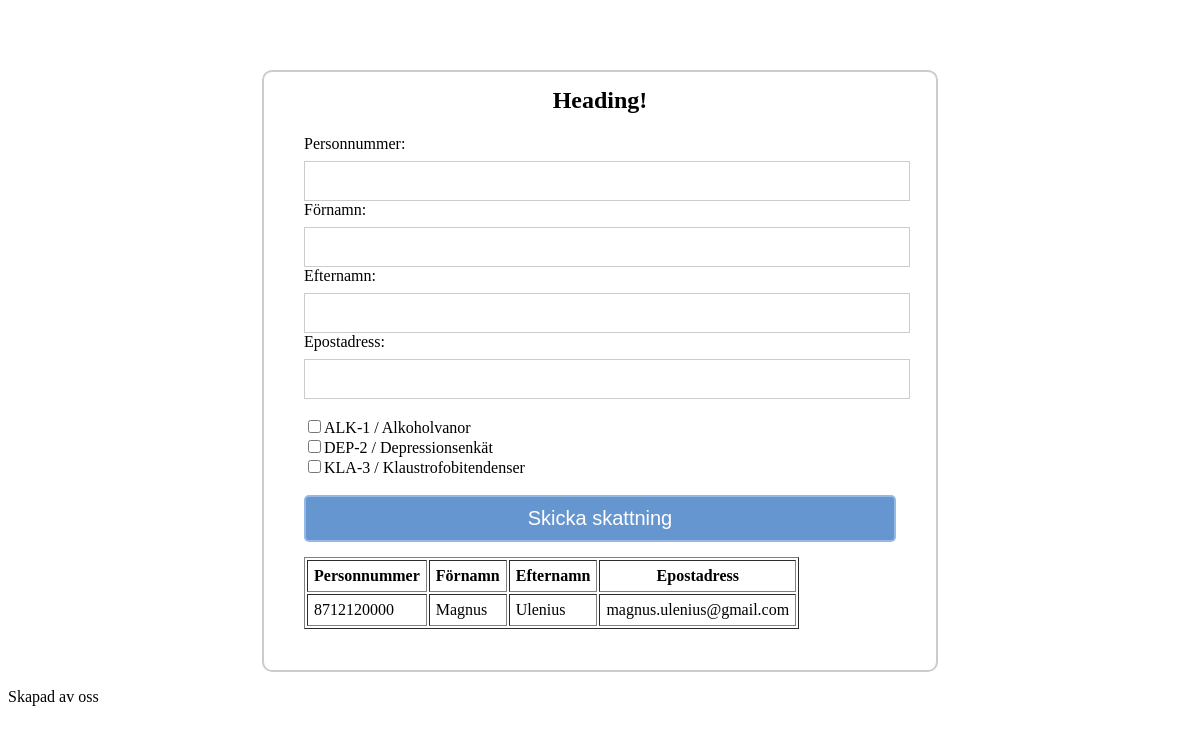
Before: / with the older database file.
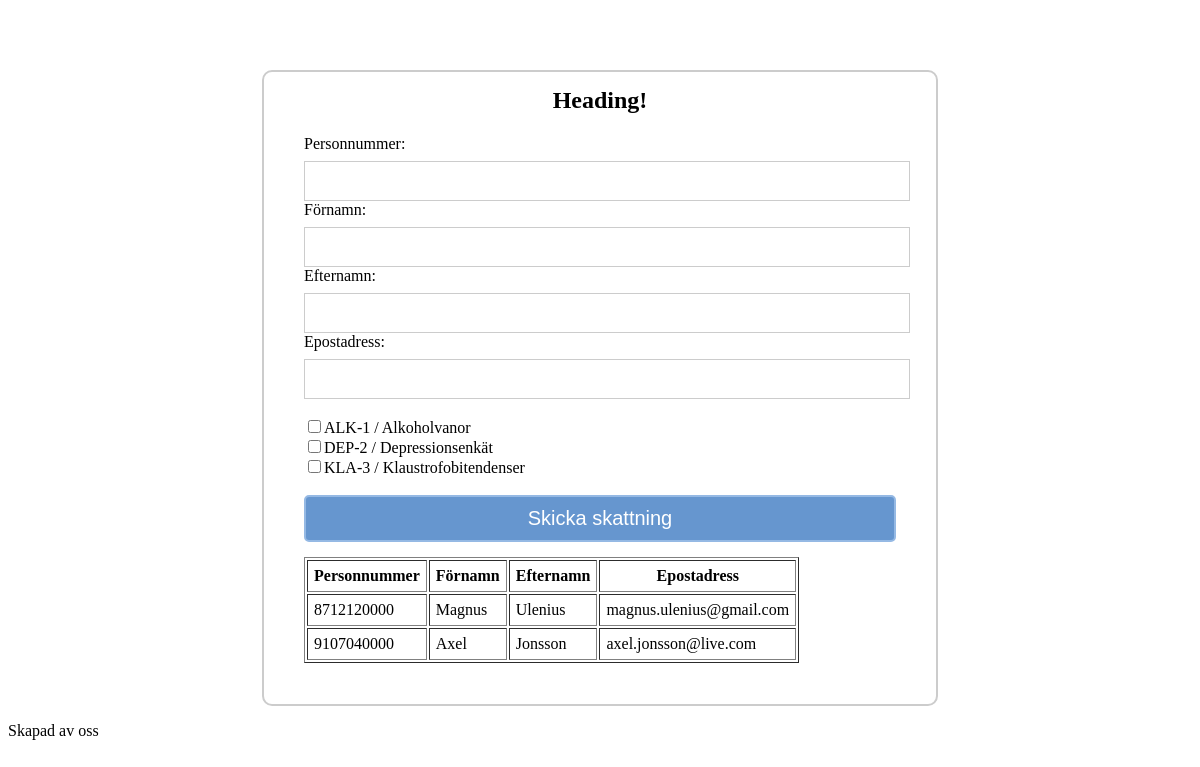
After: the same page with the newer database file.
### tables this page shows
CREATE TABLE `FORM` (
  `f_key` int(11) NOT NULL,
  `f_code` varchar(32) NOT NULL,
  `f_name` varchar(64) NOT NULL,
  UNIQUE KEY `f_key` (`f_key`)
);

CREATE TABLE `PATIENT` (
  `p_number` varchar(10) NOT NULL,
  `p_firstname` varchar(32) NOT NULL,
  `p_lastname` varchar(64) NOT NULL,
  `p_email` varchar(64) NOT NULL,
  UNIQUE KEY `p_number` (`p_number`)
);

### index.php (the view, shortened to what this page needs)
<?php
require('functions.php');
?>
<!DOCTYPE html PUBLIC "-//w3c//DTD XHTMLm 1.0 Transitional//EN"
"http://www.w3.org/TR/xhtml1/DTD/xhtml1-transitional.dtd">
<html xmnlns="http://www.w3.org/1999/xhtml" xml:lang="sv" lang="sv">
<head>
    <link rel="stylesheet" type="text/css" href="style.css" />
</head>
<body>
   <div class="main">
      <div class="container">
         <h2>Heading!</h2>
            <p>
               <?php
               if (isset($_POST['generate'])) {
                     $formToSend = $_POST['form'];
                     $_SESSION['form'] = $formToSend;
                     $patientToSendTo = $_POST['patient_number'];
                     $_SESSION['patient_number'] = $patientToSendTo;
                  if(empty($formToSend)) {
                     echo "Du valde inga formulär att skicka med i skattningen!";
                  }
                  else {
                     if ($mysqli = connect_db()) {
                        $result = $mysqli->query($sqlSend);
                        print_r($mysqli->error);
                     }
                     $randPass = randomPassword();
                     $sqlTemp  = "INSERT INTO TEMPLOGIN (p_number, p_pass) VALUES ('$patientToSendTo', '$randPass');";
                     $mysqli->query($sqlTemp);
                     $tKey = getTkey($patientToSendTo);
                     $n = count($formToSend);
                     for ($i=0; $i < $n; $i++) {
                        $sqlSkattning = "INSERT INTO SKATTNING (f_key, t_key) VALUES ('$formToSend[$i]', '$tKey[0]');";
                        $mysqli->query($sqlSkattning);
                     }
                     $mysqli->close();
                     $array = getEmailPass($tKey[0]);
                     $patientEmail = $array[0];
                     $patientPass = $array[1];
                     sendEmail($patientEmail, $patientPass);
                  }
               }
               else {
                  firstForm();
               }
               $sql = 'SELECT * FROM PATIENT ';
	            if($mysqli = connect_db()) {
                  $result = $mysqli->query($sql);
		            print_r($mysqli->error);
	            }
               echo '<table cellpadding="6" border="1">';
               echo '<tr>';
               echo '<th>Personnummer</th>';
               echo '<th>Förnamn</th>';
               echo '<th>Efternamn</th>';
               echo '<th>Epostadress</th>';
               echo '</tr>';
               while($myRow = $result->fetch_array()){
    	             echo '<tr>';
                   echo '<td>' . $myRow['p_number'] . '</td>';
                   echo '<td>' . $myRow['p_firstname'] . '</td>';
                   echo '<td>' . $myRow['p_lastname'] . '</td>';
                   echo '<td>' . $myRow['p_email'] . '</td>';
                   echo '</tr>';
               }
               echo '</table>';
               ?>
            </p>
         </div>
      </div>
</body>
    <footer>
        <p>Skapad av oss</p>
    </footer>
</html>

### functions.php (shortened to what this page needs)
<?php
function firstForm() {
   echo '<form action="' . $_SERVER['PHP_SELF'] . '" method="post">';
   echo '<label for="patient_number">Personnummer: </label>';
   echo '<input name="patient_number" type="text"> <br />';
   echo '<label for="patient_firstname">Förnamn: </label>';
   echo '<input name="patient_firstname" type="text"> <br />';
   echo '<label for="patient_lastname">Efternamn: </label>';
   echo '<input name="patient_lastname" type="text"> <br />';
   echo '<label for="patient_email">Epostadress: </label>';
   echo '<input name="patient_email" type="text"> <br /><br />';
   $sqlForms = "SELECT f_key, f_code, f_name FROM FORM;";
   if ($mysqli = connect_db()) {
      $result = $mysqli->query($sqlForms);
      print_r($mysqli->error);
   }
   while($myRow = $result->fetch_array()) {
      echo '<input name="form[ ]" type="checkbox" value="' . $myRow['f_key'] . '">';
      echo $myRow['f_code'] . ' / ' . $myRow['f_name'] . '<br />';
   }
   echo '<br />';
   echo '<input name="generate" type="submit" value="Skicka skattning">';
   echo '</form>';
}
?>

### style.css (style rules this page uses)
h2 { text-align:center; border-radius:10px 10px 0 0; margin:-10px -40px; padding:15px }
.container { width:50%; margin:auto; border-radius:10px; border:2px solid #ccc; padding:10px 40px 25px; margin-top:70px }
input[type=text], input[type=password] { width:99.5%; padding:10px; margin-top:8px; border:1px solid #ccc; padding-left:5px; font-size:16px; }
input[type=submit] { width:100%; background-color:#6696CF; color:#fff; border:2px solid #95B9E4; padding:10px; font-size:20px; cursor:pointer; border-radius:5px; margin-bottom:15px }

Changed rows visible on the page:
added patient: p_number "9107040000", p_firstname "Axel", p_lastname "Jonsson", p_email "axel.jonsson@live.com"
